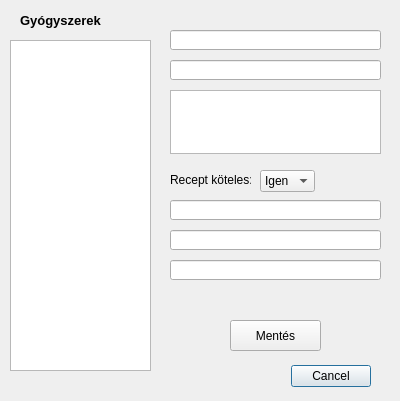
<?xml version="1.0" encoding="UTF-8"?>
<ui version="4.0">
 <class>OptionDialog</class>
 <widget class="QDialog" name="OptionDialog">
  <property name="geometry">
   <rect>
    <x>0</x>
    <y>0</y>
    <width>400</width>
    <height>401</height>
   </rect>
  </property>
  <property name="windowTitle">
   <string>Dialog</string>
  </property>
  <widget class="QDialogButtonBox" name="buttonBox">
   <property name="geometry">
    <rect>
     <x>30</x>
     <y>360</y>
     <width>341</width>
     <height>32</height>
    </rect>
   </property>
   <property name="orientation">
    <enum>Qt::Horizontal</enum>
   </property>
   <property name="standardButtons">
    <set>QDialogButtonBox::Cancel</set>
   </property>
  </widget>
  <widget class="QLabel" name="label">
   <property name="geometry">
    <rect>
     <x>20</x>
     <y>10</y>
     <width>141</width>
     <height>21</height>
    </rect>
   </property>
   <property name="font">
    <font>
     <pointsize>10</pointsize>
     <weight>75</weight>
     <bold>true</bold>
    </font>
   </property>
   <property name="text">
    <string>Gyógyszerek</string>
   </property>
  </widget>
  <widget class="QListWidget" name="drugsList">
   <property name="geometry">
    <rect>
     <x>10</x>
     <y>40</y>
     <width>141</width>
     <height>331</height>
    </rect>
   </property>
  </widget>
  <widget class="QLineEdit" name="nameEdit">
   <property name="geometry">
    <rect>
     <x>170</x>
     <y>30</y>
     <width>211</width>
     <height>20</height>
    </rect>
   </property>
   <property name="readOnly">
    <bool>true</bool>
   </property>
  </widget>
  <widget class="QLineEdit" name="codeEdit">
   <property name="geometry">
    <rect>
     <x>170</x>
     <y>60</y>
     <width>211</width>
     <height>20</height>
    </rect>
   </property>
   <property name="readOnly">
    <bool>true</bool>
   </property>
  </widget>
  <widget class="QPlainTextEdit" name="descEdit">
   <property name="geometry">
    <rect>
     <x>170</x>
     <y>90</y>
     <width>211</width>
     <height>64</height>
    </rect>
   </property>
  </widget>
  <widget class="QLabel" name="label_2">
   <property name="geometry">
    <rect>
     <x>170</x>
     <y>169</y>
     <width>81</width>
     <height>21</height>
    </rect>
   </property>
   <property name="text">
    <string>Recept köteles:</string>
   </property>
  </widget>
  <widget class="QComboBox" name="paperBox">
   <property name="geometry">
    <rect>
     <x>260</x>
     <y>170</y>
     <width>55</width>
     <height>22</height>
    </rect>
   </property>
   <item>
    <property name="text">
     <string>Igen</string>
    </property>
   </item>
   <item>
    <property name="text">
     <string>Nem</string>
    </property>
   </item>
  </widget>
  <widget class="QLineEdit" name="minEdit">
   <property name="geometry">
    <rect>
     <x>170</x>
     <y>200</y>
     <width>211</width>
     <height>20</height>
    </rect>
   </property>
  </widget>
  <widget class="QLineEdit" name="priceEdit">
   <property name="geometry">
    <rect>
     <x>170</x>
     <y>230</y>
     <width>211</width>
     <height>20</height>
    </rect>
   </property>
  </widget>
  <widget class="QPushButton" name="pushButton">
   <property name="geometry">
    <rect>
     <x>230</x>
     <y>320</y>
     <width>91</width>
     <height>31</height>
    </rect>
   </property>
   <property name="text">
    <string>Mentés</string>
   </property>
  </widget>
  <widget class="QLineEdit" name="countEdit">
   <property name="geometry">
    <rect>
     <x>170</x>
     <y>260</y>
     <width>211</width>
     <height>20</height>
    </rect>
   </property>
   <property name="readOnly">
    <bool>true</bool>
   </property>
  </widget>
 </widget>
 <resources/>
 <connections>
  <connection>
   <sender>buttonBox</sender>
   <signal>accepted()</signal>
   <receiver>OptionDialog</receiver>
   <slot>accept()</slot>
   <hints>
    <hint type="sourcelabel">
     <x>248</x>
     <y>254</y>
    </hint>
    <hint type="destinationlabel">
     <x>157</x>
     <y>274</y>
    </hint>
   </hints>
  </connection>
  <connection>
   <sender>buttonBox</sender>
   <signal>rejected()</signal>
   <receiver>OptionDialog</receiver>
   <slot>reject()</slot>
   <hints>
    <hint type="sourcelabel">
     <x>316</x>
     <y>260</y>
    </hint>
    <hint type="destinationlabel">
     <x>286</x>
     <y>274</y>
    </hint>
   </hints>
  </connection>
 </connections>
</ui>
